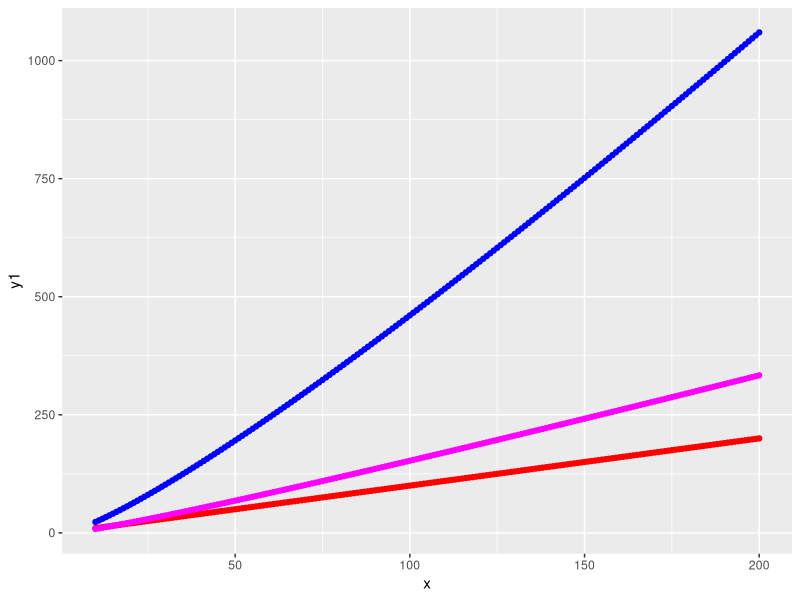

R code for this plot:
## ---- chunk 1
library(ggplot2)
library(dplyr)
x <- seq(10, 200)
y1 <- x
y2 <- x * log(x)
y3 <- x * log(log(x))
cbind(x,y1,y2,y3) |> 
  ggplot(aes(x = x)) + 
  geom_point(aes(y = y1), col = "red") + 
  geom_point(aes(y = y2), col = "blue") + 
  geom_point(aes(y = y3), col = "magenta")
  # insert labs
  
